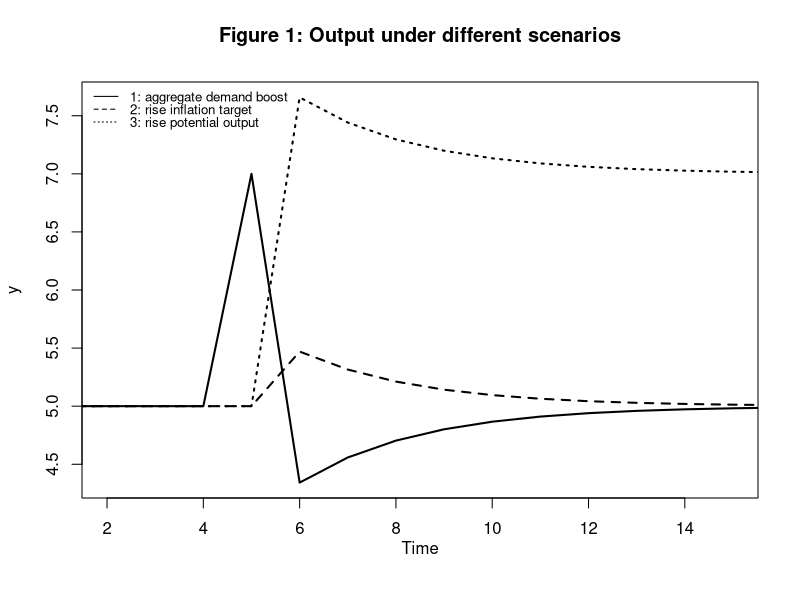
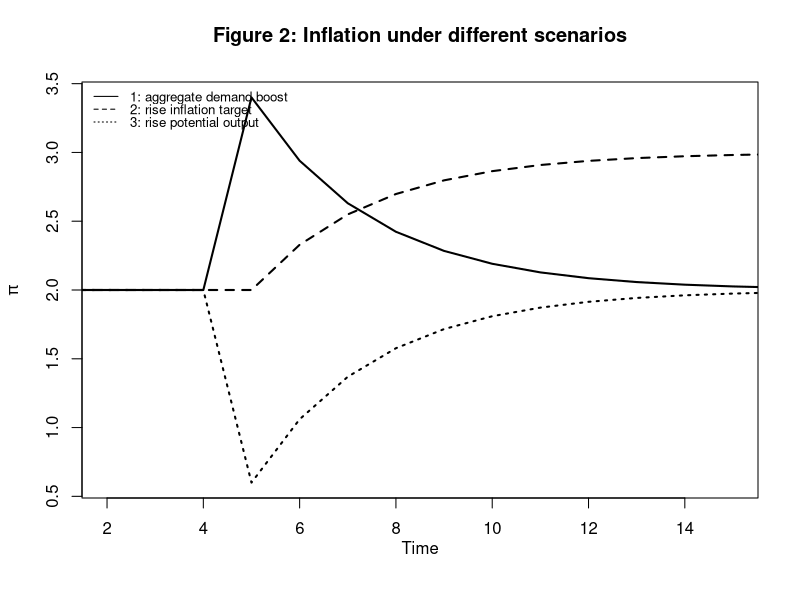
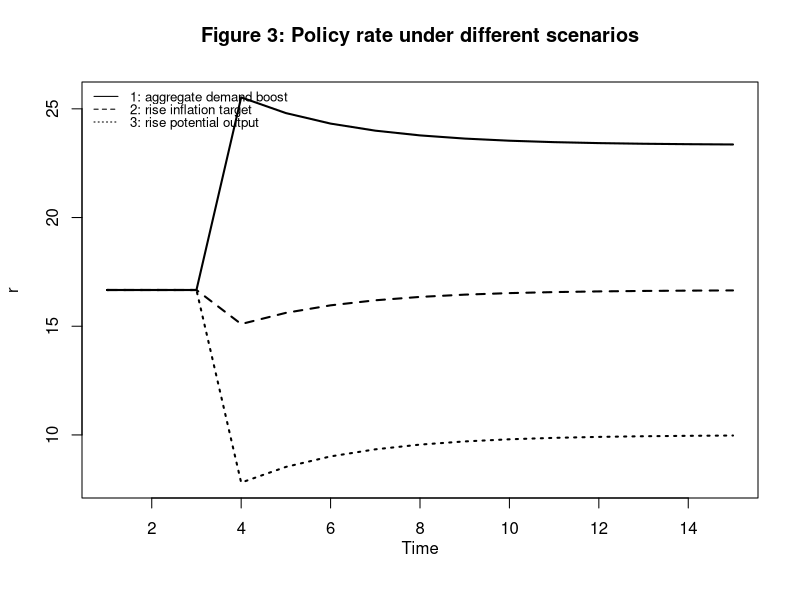
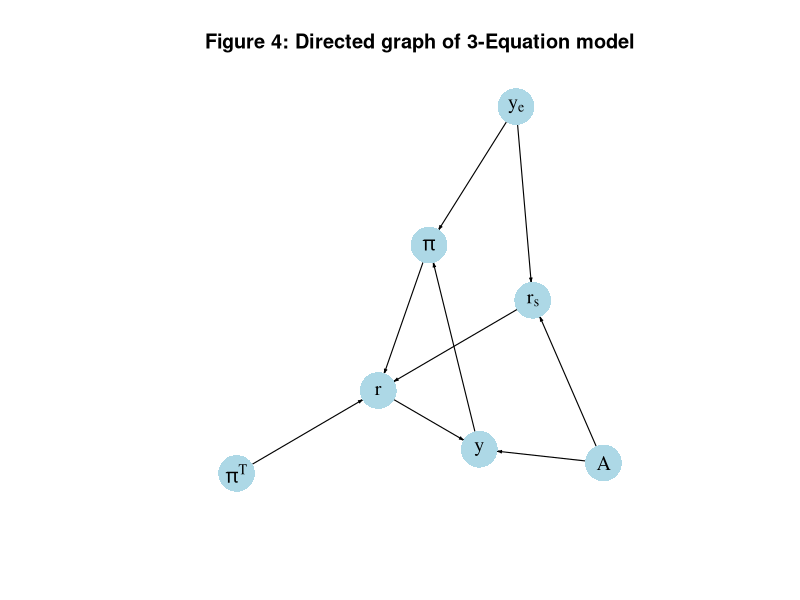

Source code (R) for these figures, in order:
## ---- chunk 1
#Clear the environment
rm(list=ls(all=TRUE))

# Set number of periods
T=50

# Set number of scenarios
S=3

# Set period in which shock/shift will occur
s=5

# Create (S x T)-matrices that will contain the simulated data
y=matrix(data=0,nrow=S,ncol=T) # Income/output
p=matrix(data=0,nrow=S,ncol=T) # Inflation rate
r=matrix(data=0,nrow=S,ncol=T) # Real interest rate
rs=matrix(data=0,nrow=S,ncol=T) # Stabilising interest rate

# Set constant parameter values
a1=0.3  # Sensitivity of inflation with respect to output gap 
a2=0.7  # Sensitivity of output with respect to interest rate
b=1     # Sensitivity of central bank to inflation gap
a3=(a1*(1/(b*a2) + a2))^(-1)

# Set parameter values for different scenarios
A=matrix(data=10,nrow=S,ncol=T) # autonomous spending
pt=matrix(data=2,nrow=S,ncol=T) # Inflation target
ye=matrix(data=5,nrow=S,ncol=T) # Potential output

A[1,s:T]=12  # scenario 1: AD boost  
pt[2,s:T]=3  # scenario 2: higher inflation target
ye[3,s:T]=7  # scenario 3: higher potential output

# Initialise endogenous variables at equilibrium values
y[,1]=ye[,1]
p[,1]=pt[,1]
rs[,1]=(A[,1] - ye[,1])/a1 
r[,1]=rs[,1]

# Simulate the model by looping over T time periods for S different scenarios
for (i in 1:S){
  
  for (t in 2:T){
    
    #(1) IS curve
    y[i,t] = A[i,t] - a1*r[i,t-1]
    
    #(2) Phillips Curve
    p[i,t] = p[i,t-1] +a2*(y[i,t]-ye[i,t])
    
    #(3) Stabilising interest rate
    rs[i,t] = (A[i,t] - ye[i,t])/a1
    
    #(4) Monetary policy rule, solved for r
    r[i,t] = rs[i,t] + a3*(p[i,t]-pt[i,t])
  
  } # close time loop
}   # close scenarios loop
## ---- chunk 2
### Plot results

### Plots
# Set maximum period for plots
Tmax=15

# Output under different scenarios
plot(y[1, 1:(Tmax+1)],type="l", col=1, lwd=2, lty=1, xlab="", xlim=range(2:(Tmax)), ylab="y", ylim=range(y[1, 1:Tmax],y[3, 1:(Tmax)])) 
title(main="Figure 1: Output under different scenarios", xlab = "Time",cex=0.8 ,line=2)
lines(y[2, 1:(Tmax+1)],lty=2, lwd=2)
lines(y[3, 1:(Tmax+1)],lty=3, lwd=2)
legend("topleft", legend=c("1: aggregate demand boost", "2: rise inflation target", "3: rise potential output"), lty=1:3, cex=0.8, bty = "n", y.intersp=0.8)

# Inflation under different scenarios
plot(p[1, 1:(Tmax+1)],type="l", col=1, lwd=2, lty=1, xlab="", xlim=range(2:(Tmax)), ylab=expression(pi), ylim=range(p[1, 2:Tmax],p[3, 2:(Tmax)])) 
title(main="Figure 2: Inflation under different scenarios", xlab = "Time",cex=0.8 ,line=2)
lines(p[2, 1:(Tmax+1)],lty=2, lwd=2)
lines(p[3, 1:(Tmax+1)],lty=3, lwd=2)
legend("topleft", legend=c("1: aggregate demand boost", "2: rise inflation target", "3: rise potential output"), lty=1:3, cex=0.8, bty = "n", y.intersp=0.8)

# Policy rate under different scenarios
plot(r[1, 2:(Tmax+1)],type="l", col=1, lwd=2, lty=1, xlab="", xlim=range(1:(Tmax)), ylab="r", ylim=range(r[1, 2:Tmax],r[3, 2:(Tmax)])) 
title(main="Figure 3: Policy rate under different scenarios", xlab = "Time",cex=0.8 ,line=2)
lines(r[2, 2:(Tmax+1)],lty=2, lwd=2)
lines(r[3, 2:(Tmax+1)],lty=3, lwd=2)
legend("topleft", legend=c("1: aggregate demand boost", "2: rise inflation target", "3: rise potential output"), lty=1:3, cex=0.8, bty = "n", y.intersp=0.8)
## ---- chunk 3
# Construct auxiliary Jacobian matrix for 7 variables: y, p, r, A, ye, rs, pt
# where non-zero elements in regular Jacobian are set to 1 and zero elements are unchanged

M_mat=matrix(c(0,0,1,1,0,0,0,
               1,0,0,0,1,0,0,
               0,1,0,0,0,1,1,
               0,0,0,0,0,0,0,
               0,0,0,0,0,0,0,
               0,0,0,1,1,0,0,
               0,0,0,0,0,0,0),7,7, byrow=TRUE)

# Create adjacency matrix from transpose of auxiliary Jacobian and add column names
A_mat=t(M_mat)

# Create directed graph from adjacency matrix
library(igraph)
dg=graph_from_adjacency_matrix(A_mat, mode="directed", weighted=NULL)

# Define node labels
V(dg)$name=c("y", expression(pi), "r", "A", expression(y[e]),expression(r[s]), expression(pi^T))

# Plot directed graph
plot(dg, main="Figure 4: Directed graph of 3-Equation model", vertex.size=20, vertex.color="lightblue", 
     vertex.label.color="black", edge.arrow.size=0.2, edge.width=1.1, edge.size=1.2,
     edge.arrow.width=1, edge.color="black", vertex.label.cex=1.2, 
     vertex.frame.color="NA", margin=-0.05)
## ---- chunk 4
# Construct Jacobian matrix 
J=matrix(c(0,0,-a1,
           0,1,-a1*a2,
           0,a3,-a1*a2*a3), 3, 3, byrow=TRUE)

# Obtain eigenvalues
ev=eigen(J)
(values <- ev$values)

# Obtain determinant and trace
det(J)       # determinant
sum(diag(J)) # trace
